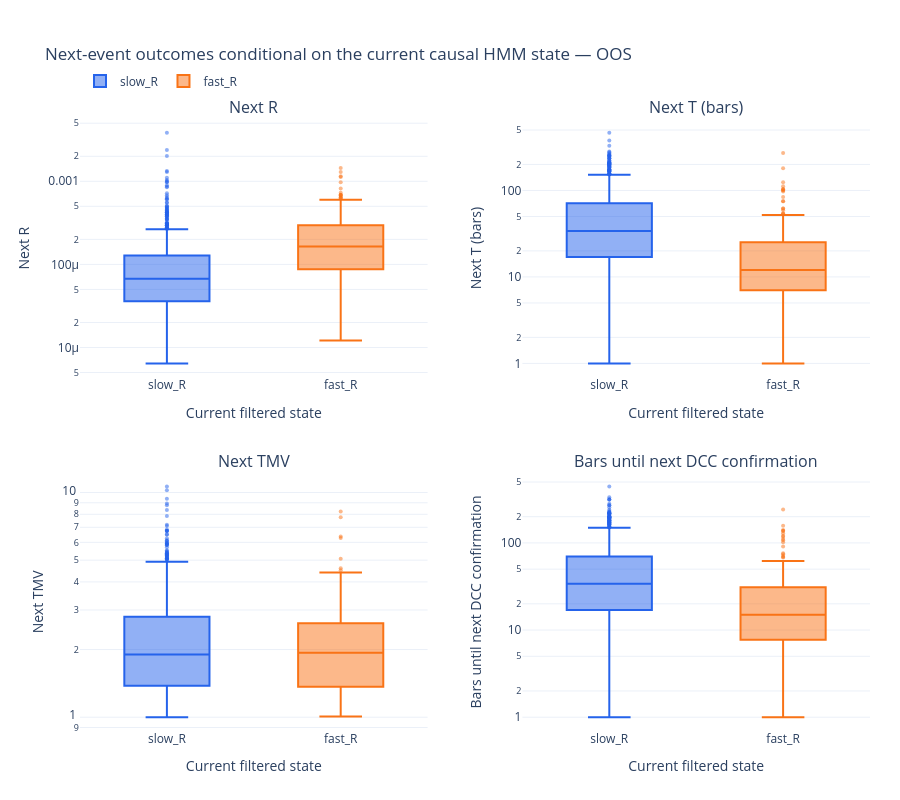

The notebook cell this image was saved under:
### Code cell
next_event_outcomes_fig = plot_hmm_next_event_outcomes(complete_forward_events, sample="oos")
next_event_outcomes_fig.show()

### Figure 1 — Plotly figure (JSON) as saved in the notebook; plotly's stock layout.template omitted (floating-point values rounded to 4 significant figures; data arrays with more than 128 entries replaced by an {"elided": "..."} marker saying what was removed)
{"data": [{"boxpoints": "outliers", "customdata": {"elided": "1018x2 float values"}, "hovertemplate": "current state=slow_R<br>current event=%{customdata[0]:.0f}<br>next event=%{customdata[1]:.0f}<br>value=%{y:.6g}<extra></extra>", "legendgroup": "slow_R", "line": {"color": "#2563eb"}, "marker": {"color": "#2563eb", "opacity": 0.5, "size": 4}, "name": "slow_R", "showlegend": true, "x": {"elided": "1018 str values"}, "y": {"elided": "1018 float values"}, "type": "box", "xaxis": "x", "yaxis": "y"}, {"boxpoints": "outliers", "customdata": {"elided": "193x2 float values"}, "hovertemplate": "current state=fast_R<br>current event=%{customdata[0]:.0f}<br>next event=%{customdata[1]:.0f}<br>value=%{y:.6g}<extra></extra>", "legendgroup": "fast_R", "line": {"color": "#f97316"}, "marker": {"color": "#f97316", "opacity": 0.5, "size": 4}, "name": "fast_R", "showlegend": true, "x": {"elided": "193 str values"}, "y": {"elided": "193 float values"}, "type": "box", "xaxis": "x", "yaxis": "y"}, {"boxpoints": "outliers", "customdata": {"elided": "1018x2 float values"}, "hovertemplate": "current state=slow_R<br>current event=%{customdata[0]:.0f}<br>next event=%{customdata[1]:.0f}<br>value=%{y:.6g}<extra></extra>", "legendgroup": "slow_R", "line": {"color": "#2563eb"}, "marker": {"color": "#2563eb", "opacity": 0.5, "size": 4}, "name": "slow_R", "showlegend": false, "x": {"elided": "1018 str values"}, "y": {"elided": "1018 float values"}, "type": "box", "xaxis": "x2", "yaxis": "y2"}, {"boxpoints": "outliers", "customdata": {"elided": "193x2 float values"}, "hovertemplate": "current state=fast_R<br>current event=%{customdata[0]:.0f}<br>next event=%{customdata[1]:.0f}<br>value=%{y:.6g}<extra></extra>", "legendgroup": "fast_R", "line": {"color": "#f97316"}, "marker": {"color": "#f97316", "opacity": 0.5, "size": 4}, "name": "fast_R", "showlegend": false, "x": {"elided": "193 str values"}, "y": {"elided": "193 float values"}, "type": "box", "xaxis": "x2", "yaxis": "y2"}, {"boxpoints": "outliers", "customdata": {"elided": "1018x2 float values"}, "hovertemplate": "current state=slow_R<br>current event=%{customdata[0]:.0f}<br>next event=%{customdata[1]:.0f}<br>value=%{y:.6g}<extra></extra>", "legendgroup": "slow_R", "line": {"color": "#2563eb"}, "marker": {"color": "#2563eb", "opacity": 0.5, "size": 4}, "name": "slow_R", "showlegend": false, "x": {"elided": "1018 str values"}, "y": {"elided": "1018 float values"}, "type": "box", "xaxis": "x3", "yaxis": "y3"}, {"boxpoints": "outliers", "customdata": {"elided": "193x2 float values"}, "hovertemplate": "current state=fast_R<br>current event=%{customdata[0]:.0f}<br>next event=%{customdata[1]:.0f}<br>value=%{y:.6g}<extra></extra>", "legendgroup": "fast_R", "line": {"color": "#f97316"}, "marker": {"color": "#f97316", "opacity": 0.5, "size": 4}, "name": "fast_R", "showlegend": false, "x": {"elided": "193 str values"}, "y": {"elided": "193 float values"}, "type": "box", "xaxis": "x3", "yaxis": "y3"}, {"boxpoints": "outliers", "customdata": {"elided": "1018x2 float values"}, "hovertemplate": "current state=slow_R<br>current event=%{customdata[0]:.0f}<br>next event=%{customdata[1]:.0f}<br>value=%{y:.6g}<extra></extra>", "legendgroup": "slow_R", "line": {"color": "#2563eb"}, "marker": {"color": "#2563eb", "opacity": 0.5, "size": 4}, "name": "slow_R", "showlegend": false, "x": {"elided": "1018 str values"}, "y": {"elided": "1018 float values"}, "type": "box", "xaxis": "x4", "yaxis": "y4"}, {"boxpoints": "outliers", "customdata": {"elided": "193x2 float values"}, "hovertemplate": "current state=fast_R<br>current event=%{customdata[0]:.0f}<br>next event=%{customdata[1]:.0f}<br>value=%{y:.6g}<extra></extra>", "legendgroup": "fast_R", "line": {"color": "#f97316"}, "marker": {"color": "#f97316", "opacity": 0.5, "size": 4}, "name": "fast_R", "showlegend": false, "x": {"elided": "193 str values"}, "y": {"elided": "193 float values"}, "type": "box", "xaxis": "x4", "yaxis": "y4"}], "layout": {"xaxis": {"anchor": "y", "domain": [0.0, 0.44], "title": {"text": "Current filtered state"}}, "yaxis": {"anchor": "x", "domain": [0.58, 1.0], "title": {"text": "Next R"}, "type": "log"}, "xaxis2": {"anchor": "y2", "domain": [0.56, 1.0], "title": {"text": "Current filtered state"}}, "yaxis2": {"anchor": "x2", "domain": [0.58, 1.0], "title": {"text": "Next T (bars)"}, "type": "log"}, "xaxis3": {"anchor": "y3", "domain": [0.0, 0.44], "title": {"text": "Current filtered state"}}, "yaxis3": {"anchor": "x3", "domain": [0.0, 0.42], "title": {"text": "Next TMV"}, "type": "log"}, "xaxis4": {"anchor": "y4", "domain": [0.56, 1.0], "title": {"text": "Current filtered state"}}, "yaxis4": {"anchor": "x4", "domain": [0.0, 0.42], "title": {"text": "Bars until next DCC confirmation"}, "type": "log"}, "annotations": [{"font": {"size": 16}, "showarrow": false, "text": "Next R", "x": 0.22, "xanchor": "center", "xref": "paper", "y": 1.0, "yanchor": "bottom", "yref": "paper"}, {"font": {"size": 16}, "showarrow": false, "text": "Next T (bars)", "x": 0.78, "xanchor": "center", "xref": "paper", "y": 1.0, "yanchor": "bottom", "yref": "paper"}, {"font": {"size": 16}, "showarrow": false, "text": "Next TMV", "x": 0.22, "xanchor": "center", "xref": "paper", "y": 0.42, "yanchor": "bottom", "yref": "paper"}, {"font": {"size": 16}, "showarrow": false, "text": "Bars until next DCC confirmation", "x": 0.78, "xanchor": "center", "xref": "paper", "y": 0.42, "yanchor": "bottom", "yref": "paper"}], "legend": {"orientation": "h", "yanchor": "bottom", "y": 1.04, "xanchor": "left", "x": 0.0}, "margin": {"l": 80, "r": 30, "t": 120, "b": 70}, "title": {"text": "Next-event outcomes conditional on the current causal HMM state — OOS"}, "height": 800}}
